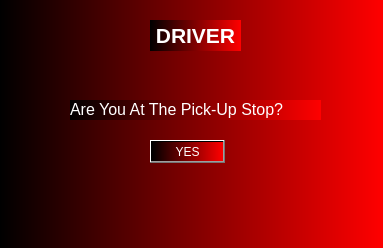
<?xml version="1.0" encoding="UTF-8"?>
<ui version="4.0">
 <class>DriverPickupStop</class>
 <widget class="QDialog" name="DriverPickupStop">
  <property name="geometry">
   <rect>
    <x>0</x>
    <y>0</y>
    <width>383</width>
    <height>248</height>
   </rect>
  </property>
  <property name="windowTitle">
   <string>Dialog</string>
  </property>
  <property name="styleSheet">
   <string notr="true">font: 8pt &quot;MS Reference Sans Serif&quot;;
background-color: qlineargradient(spread:pad, x1:0, y1:0, x2:1, y2:0, stop:0 rgba(0, 0, 0), stop:1 rgba(255, 0, 0));
color: rgb(255, 255, 255);</string>
  </property>
  <widget class="QPushButton" name="pushButton_Yes">
   <property name="geometry">
    <rect>
     <x>150</x>
     <y>140</y>
     <width>75</width>
     <height>23</height>
    </rect>
   </property>
   <property name="text">
    <string>YES</string>
   </property>
  </widget>
  <widget class="QLabel" name="label">
   <property name="geometry">
    <rect>
     <x>70</x>
     <y>100</y>
     <width>251</width>
     <height>20</height>
    </rect>
   </property>
   <property name="text">
    <string>&lt;html&gt;&lt;head/&gt;&lt;body&gt;&lt;p&gt;&lt;span style=&quot; font-size:12pt;&quot;&gt;Are You At The Pick-Up Stop?&lt;/span&gt;&lt;/p&gt;&lt;/body&gt;&lt;/html&gt;</string>
   </property>
  </widget>
  <widget class="QLabel" name="label_2">
   <property name="geometry">
    <rect>
     <x>150</x>
     <y>20</y>
     <width>91</width>
     <height>31</height>
    </rect>
   </property>
   <property name="text">
    <string>&lt;html&gt;&lt;head/&gt;&lt;body&gt;&lt;p align=&quot;center&quot;&gt;&lt;span style=&quot; font-size:16pt; font-weight:600;&quot;&gt;DRIVER&lt;/span&gt;&lt;/p&gt;&lt;/body&gt;&lt;/html&gt;</string>
   </property>
  </widget>
 </widget>
 <resources/>
 <connections/>
</ui>
